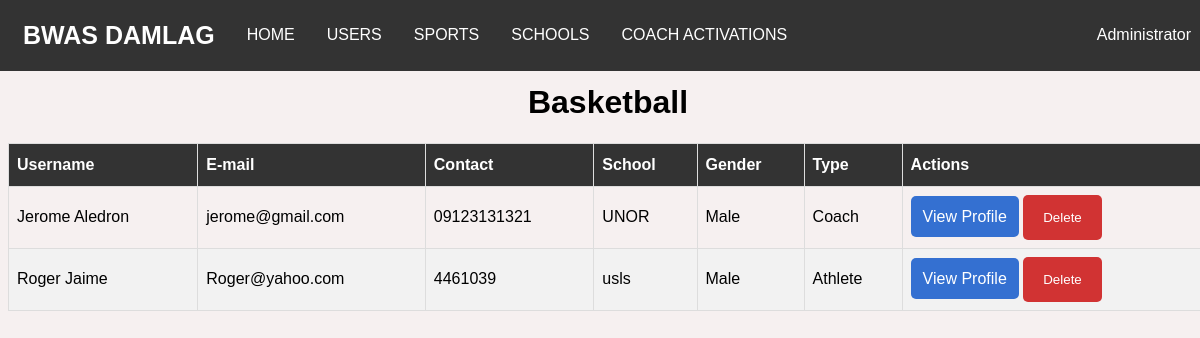
The page /sport.php?sport=Basketball (signed in) on the database as committed earlier.
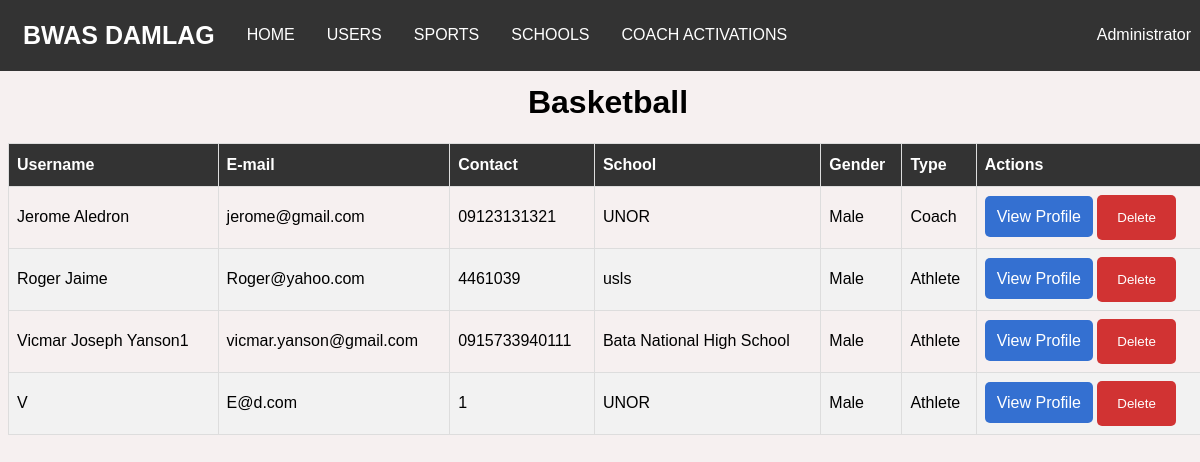
The same page on the database as committed later.
### tables this page shows
CREATE TABLE `users` (
  `id` int(20) NOT NULL,
  `name` varchar(70) NOT NULL,
  `password` varchar(40) NOT NULL,
  `email` varchar(50) NOT NULL,
  `school` varchar(100) DEFAULT NULL,
  `previous_school` text,
  `contact` varchar(20) DEFAULT NULL,
  `address` varchar(100) DEFAULT NULL,
  `birthdate` date NOT NULL,
  `gender` text NOT NULL,
  `sport` text,
  `position` text,
  `created_at` datetime NOT NULL,
  `updated_at` datetime NOT NULL,
  `type` text NOT NULL,
  `status` text NOT NULL,
  `image` varchar(100) NOT NULL
);

### web_db.php (called while the page is built, shortened)
<?php
$dbHost = 'localhost';
$dbName = 'android_db';
$dbUser = 'root';
$dbPass = '';
    try {
        $config = new PDO("mysql:host={$dbHost};dbname={$dbName}",$dbUser,$dbPass);
        $config->setAttribute(PDO::ATTR_ERRMODE,PDO::ERRMODE_EXCEPTION);
    } catch(PDOException $e) {
        echo $e->getMessage();
    }
    include_once('web_config.php');
    $pdo = new Config($config);
?>

### authentication.php (called while the page is built, shortened)
<?php
            $email = $_SESSION['email'];
            $current_user = $pdo->checkEmail($email);
?>

### web_config.php (called while the page is built, shortened)
<?php
    class Config {
        private $db;
        function __construct($config){
            $this->db = $config;
        }
        public function checkEmail($email){
            try{
                $query = $this->db->prepare("SELECT * from users where email=:email");
                $query->bindparam(":email", $email);
                $query->execute();
                return $request = $query->fetch();
            }catch(Exception $e){
                echo $e->getMessage();
                return false;
            }
        }
        public function fetchSport($sport){
            try{
                $query = $this->db->prepare("SELECT * from users WHERE sport='$sport' AND status='Activated'");
                $query->bindparam(":sport", $sport);
                $query->execute();
                return $request = $query->fetchAll();
            }catch(Exception $e){
                echo $e->getMessage();
                return false;
            }
        }
    }
?>

### sport.php (the view, shortened to what this page needs)
<?php
    include_once('web_db.php');
    include_once('authentication.php');
    $getSport = $_GET['sport'];
?>
<!DOCTYPE html>
<html lang="en">
    <head>
        <link href="styles.css" rel="stylesheet" />
    </head>
    <body>
        <?php include('navbar.php') ?>
        <div class="container">
            <center><h1><?php echo $getSport ?></h1>
                <table id="users">
                <thead>
                        <tr>
                            <th>Username</th>
                            <th>E-mail</th>
                            <th>Contact</th>
                            <th>School</th>
                            <th>Gender</th>
                            <th>Type</th>
                            <th>Actions</th>
                </thead>
                <tbody>
                    <?php
                        $users = $pdo->fetchSport($getSport);
                        if(is_array($users) && !empty($users)){
                            foreach($users as $user){
                    ?>
                    <tr>
                        <td><?php echo $user['name']; ?></td>
                        <td><?php echo $user['email']; ?></td>
                        <td><?php echo $user['contact']; ?></td>
                        <td><?php if(empty($user['school'])){
                                    echo $user['previous_school'];
                            }else{
                                echo $user['school'];
                            } ?></td>
                        <td><?php echo $user['gender']; ?></td>
                        <td><?php echo $user['type']; ?></td>
                        <td>
                            <a class="view-profile" href="userProfile.php?id=<?php echo $user['id']?>">View Profile</a>
                            <form method="post" class="delete-form">
                                <button class="delete-button" type="submit" name="delete">Delete</button>
                            </form>
                        </td>
                    </tr>
                    <?php } }?>
                </tbody>
            </table>
            </center>
        </div>
    </body>
</html>

### navbar.php (shortened to what this page needs)
<nav class="navbar">
    <div class="container">
    <strong><a class="brand-logo" href="home.php">BWAS DAMLAG</a></strong>
    <a href="home.php" class="list">HOME</a>
    <?php
        if($current_user['type'] == 'Admin'){
    ?>
        <a href="index.php" class="list">USERS</a>
    <?php }else{ ?>
        <a href="index.php" class="list"><?php echo strtoupper($current_user['sport']);?> ATHLETES</a>
        <a href="invites.php" class="list">SENT INVITES</a>
    <?php } ?>
    <?php
        if($current_user['type'] == 'Admin'){
    ?>
        <div class="dropdown list">
            <button class="dropbtn" onclick="sportDropDown()">SPORTS</button>
        </div>
        <div class="dropdown list">
            <button class="dropbtn" onclick="schoolDropdown()">SCHOOLS</button>
        </div>
    <?php }?>
        <?php if($current_user['type'] == 'Admin'){ ?>
            <a href="DeactivatedUsers.php" class="user-profile list">COACH ACTIVATIONS</a>
        <?php } ?>
        <div class="dropdown user-profile list">
            <button class="dropbtn" onclick="profileDropdown()"><?php echo $current_user['name']?></button>
        </div>
    </div>
</nav>

### styles.css (style rules this page uses)
body { font-family: 'Nunito', sans-serif; background-color: #f3ebebb7; }
form { margin: auto; }
.delete-form { display: inline-block; }
.delete-button { background-color: #d13333; color: white; padding: 15px 20px; border: none; cursor: pointer; border-radius: 5px; font-family: 'Nunito', sans-serif; }
.container { width:1200px; margin: auto; }
#users { font-family: 'Nunito', sans-serif; border-collapse: collapse; width: 100%; }
#users td, #users th { border: 1px solid #ddd; padding: 8px; }
#users tr:nth-child(even) { background-color: #f2f2f2; }
#users th { padding-top: 12px; padding-bottom: 12px; text-align: left; background-color: #333; color: white; }
.navbar { overflow: hidden; background-color: #333; font-family: 'Nunito', sans-serif; margin: -8px; padding: 7px; }
.navbar a { float: left; font-size: 16px; color: white; text-align: center; padding: 14px 16px; text-decoration: none; }
.navbar .list { margin-top: 5px; }
.dropdown { float: left; overflow: hidden; }
.dropdown .dropbtn { cursor: pointer; font-size: 16px; border: none; outline: none; color: white; padding: 14px 16px; background-color: inherit; font-family: inherit; margin: 0; }
.user-profile { float: right; }
.view-profile { text-decoration: none; color: white; background-color: #3470d1; border: none; padding: 12px 12px; border-radius: 5px; text-align: center; }
.brand-logo { font-size: 25px !important; }

Rows that differ between the two databases and show on the page:
added users: name "Vicmar Joseph Yanson1", email "vicmar.yanson@gmail.com", contact "0915733940111", previous_school "Bata National High School", gender "Male", type "Athlete"
added users: name "V", email "E@d.com", contact "1", school "UNOR", gender "Male", type "Athlete"
